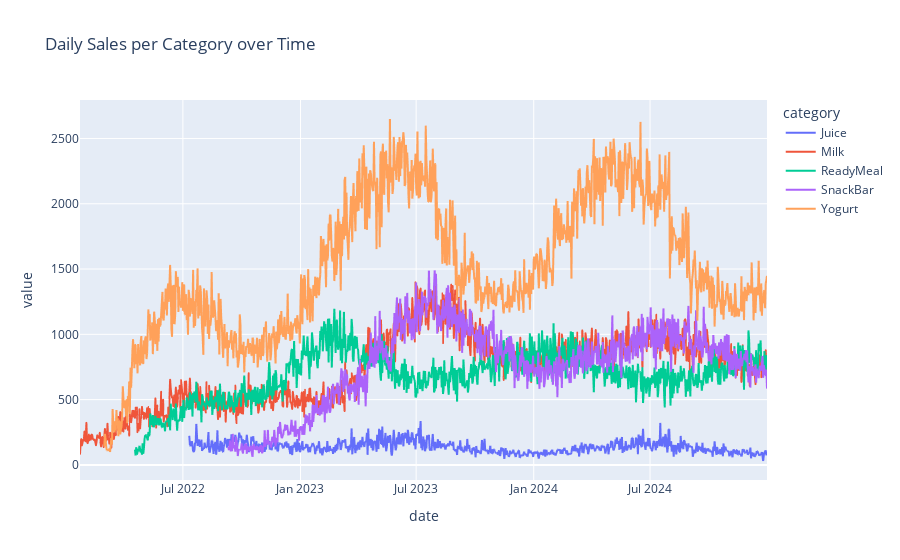

Write notebook code for a chart like this one.
### Code cell
# Trajectory of Sales per Category over Time
daily_sales_each_category = data.groupby([pd.Grouper(freq="D"),"category"])["units_sold"].sum().unstack()

# Plot
fig = px.line(daily_sales_each_category, title="Daily Sales per Category over Time")
fig.show()

### Figure 1 — Plotly figure (JSON) as saved in the notebook; plotly's stock layout.template omitted (floating-point values rounded to 4 significant figures; data arrays with more than 128 entries replaced by an {"elided": "..."} marker saying what was removed)
{"data": [{"hovertemplate": "category=Juice<br>date=%{x}<br>value=%{y}<extra></extra>", "legendgroup": "Juice", "line": {"color": "#636efa", "dash": "solid"}, "marker": {"symbol": "circle"}, "mode": "lines", "name": "Juice", "showlegend": true, "type": "scattergl", "x": {"elided": "1076 str values"}, "xaxis": "x", "y": {"elided": "1076 int values"}, "yaxis": "y"}, {"hovertemplate": "category=Milk<br>date=%{x}<br>value=%{y}<extra></extra>", "legendgroup": "Milk", "line": {"color": "#EF553B", "dash": "solid"}, "marker": {"symbol": "circle"}, "mode": "lines", "name": "Milk", "showlegend": true, "type": "scattergl", "x": {"elided": "1076 str values"}, "xaxis": "x", "y": {"elided": "1076 int values"}, "yaxis": "y"}, {"hovertemplate": "category=ReadyMeal<br>date=%{x}<br>value=%{y}<extra></extra>", "legendgroup": "ReadyMeal", "line": {"color": "#00cc96", "dash": "solid"}, "marker": {"symbol": "circle"}, "mode": "lines", "name": "ReadyMeal", "showlegend": true, "type": "scattergl", "x": {"elided": "1076 str values"}, "xaxis": "x", "y": {"elided": "1076 int values"}, "yaxis": "y"}, {"hovertemplate": "category=SnackBar<br>date=%{x}<br>value=%{y}<extra></extra>", "legendgroup": "SnackBar", "line": {"color": "#ab63fa", "dash": "solid"}, "marker": {"symbol": "circle"}, "mode": "lines", "name": "SnackBar", "showlegend": true, "type": "scattergl", "x": {"elided": "1076 str values"}, "xaxis": "x", "y": {"elided": "1076 int values"}, "yaxis": "y"}, {"hovertemplate": "category=Yogurt<br>date=%{x}<br>value=%{y}<extra></extra>", "legendgroup": "Yogurt", "line": {"color": "#FFA15A", "dash": "solid"}, "marker": {"symbol": "circle"}, "mode": "lines", "name": "Yogurt", "showlegend": true, "type": "scattergl", "x": {"elided": "1076 str values"}, "xaxis": "x", "y": {"elided": "1076 int values"}, "yaxis": "y"}], "layout": {"legend": {"title": {"text": "category"}, "tracegroupgap": 0}, "title": {"text": "Daily Sales per Category over Time"}, "xaxis": {"anchor": "y", "domain": [0, 1], "title": {"text": "date"}}, "yaxis": {"anchor": "x", "domain": [0, 1], "title": {"text": "value"}}}}
